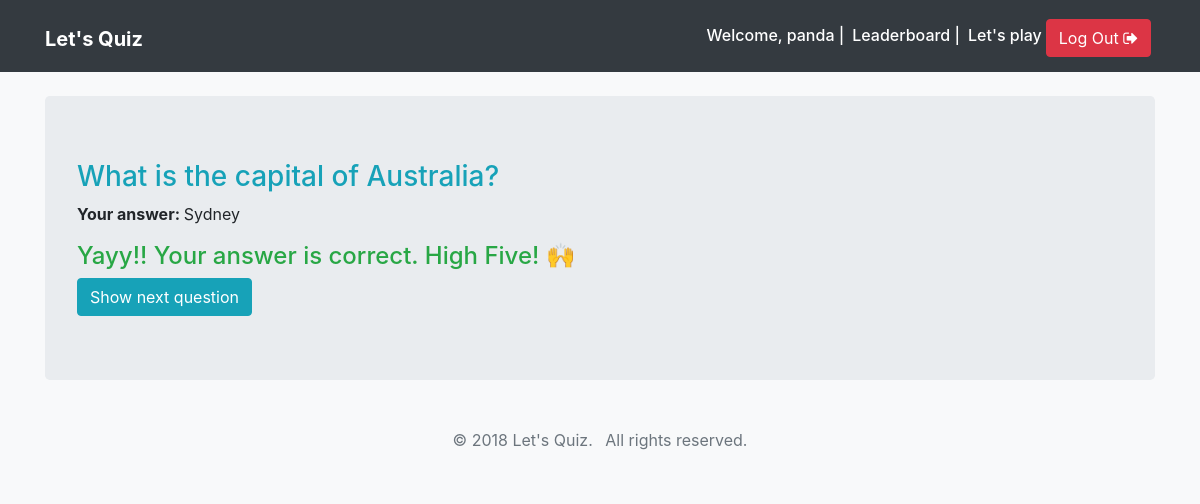
Before: /submission-result/3/ (signed in) with the older database file.
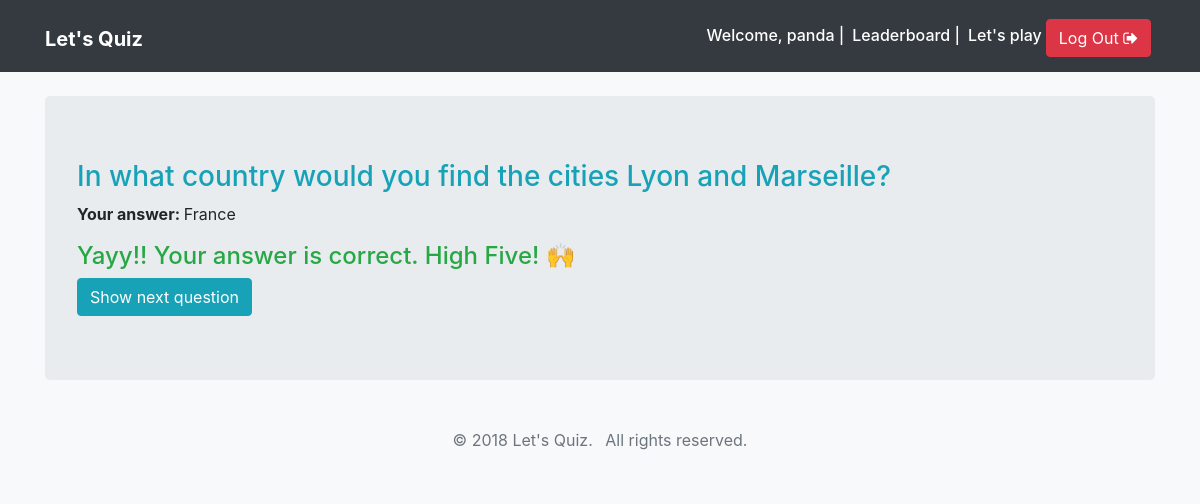
After: the same page with the newer database file.
### quiz/models.py (models this page shows, shortened)
class AttemptedQuestion(TimeStampedModel):
    question = models.ForeignKey(Question, on_delete=models.CASCADE)
    quiz_profile = models.ForeignKey(QuizProfile, on_delete=models.CASCADE, related_name='attempts')
    selected_choice = models.ForeignKey(Choice, on_delete=models.CASCADE, null=True)
    is_correct = models.BooleanField(_('Was this attempt correct?'), default=False, null=False)
    marks_obtained = models.DecimalField(_('Marks Obtained'), default=0, decimal_places=2, max_digits=6)

class Question(TimeStampedModel):
    ALLOWED_NUMBER_OF_CORRECT_CHOICES = 1
    html = models.TextField(_('Question Text'))
    is_published = models.BooleanField(_('Has been published?'), default=False, null=False)
    maximum_marks = models.DecimalField(_('Maximum Marks'), default=4, decimal_places=2, max_digits=6)

class Choice(TimeStampedModel):
    MAX_CHOICES_COUNT = 4
    question = models.ForeignKey(Question, related_name='choices', on_delete=models.CASCADE)
    is_correct = models.BooleanField(_('Is this answer correct?'), default=False, null=False)
    html = models.TextField(_('Choice Text'))

### quiz/views.py (the view)
# urls.py: url(r'^submission-result/(?P<attempted_question_pk>\d+)/', views.submission_result, name='submission_result'),
@login_required()
def submission_result(request, attempted_question_pk):
    attempted_question = get_object_or_404(AttemptedQuestion, pk=attempted_question_pk)
    context = {
        'attempted_question': attempted_question,
    }
    return render(request, 'quiz/submission_result.html', context=context)

### templates/quiz/submission_result.html (shortened to what this page needs)
{% extends 'base.html' %}
{% block content %}
<div class="container">
	<div class="jumbotron my-4">
	   	<h3 class="text-info">{{ attempted_question.question.html|safe }}</h3>
		<p>
		    <strong>Your answer: </strong>
		    {{ attempted_question.selected_choice.html|safe }}
		</p>
		{% if attempted_question.selected_choice.is_correct %}
		<h4 class="text-success">Yayy!! Your answer is correct. High Five! 🙌</h4>
		{% else %}
		<h4 class="text-danger">Your answer is incorrect 😟</h4>
		{% endif %}
		<a class="btn btn-info" href="{% url 'quiz:play' %}">Show next question</a>
	</div>
</div>
{% endblock content %}

### templates/base.html (shortened to what this page needs)
{% load static %}
<!doctype html>
<html lang="en">
<head>
    <link rel="stylesheet" href="https://maxcdn.bootstrapcdn.com/bootstrap/4.0.0-beta.2/css/bootstrap.min.css">
    <link rel="stylesheet" href="https://maxcdn.bootstrapcdn.com/font-awesome/4.7.0/css/font-awesome.min.css">
    <link rel="stylesheet" href="https://maxcdn.bootstrapcdn.com/font-awesome/4.7.0/css/font-awesome.min.css">
    <link rel="stylesheet" href="{% static 'css/main.css' %}">
</head>
<body class="bg-light">
    <nav class="navbar navbar-expand-md navbar-dark bg-dark">
        <div class="container">
            <h1><a href="{% url 'quiz:home' %}" class="navbar-brand">
            <strong>Let's Quiz</strong></a></h1>
            <div class="collapse navbar-collapse justify-content-end " id="navbar">
                {% if not request.user.is_active %}
                <a href="{% url 'quiz:leaderboard' %}" class="btn btn-info mt-1 mx-1">Leaderboard</a>
                <a href="{% url 'quiz:login' %}" class="btn btn-info mt-1"><i class="fa fa-sign-in" aria-hidden="true"></i> Log In</a>
                {% else %}
                <h6 class="text-white mt-2 mr-2">Welcome, {{ request.user.username }} | </h6>
                <h6 class="text-white mt-2 mr-2"><a href="{% url 'quiz:leaderboard' %}" class="text-white">Leaderboard</a> |</h6>
                <h6 class="mt-2"><a href="{% url 'quiz:play' %}" class="text-white">Let's play</a></h6>
                <a href="{% url 'quiz:logout' %}" class="btn btn-danger mt-1 mx-1">Log Out <i class="fa fa-sign-out" aria-hidden="true"></i></a>
                {% endif %}
            </div>
        </div>
    </nav>
    {% block content %}
    {% endblock content %}
    <footer class="bg-light text-muted py-0">
        <div class="container py-4">
            <ul class="list-inline mb-0 text-center">
                <li class="list-inline-item">&copy; 2018 Let's Quiz.</li>
                <li class="list-inline-item">All rights reserved.</li>
            </ul>
        </div>
    </footer>
</body>
</html>

Changed rows visible on the page:
changed AttemptedQuestion: question.html "What is the capital of Australia?" → "In what country would you find the cities Lyon and Marseille?"; selected_choice.html "Sydney" → "France"
